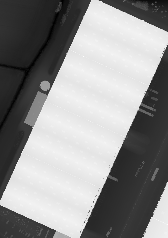
#> input picture Test.tif, 168 x 238 px, found by its file name
$ python Playing_with_cropped_image.py
#> lines starting #> are read from the running program, lines starting #| are printed output that depends on the picture
import imageio
from matplotlib import pyplot as plt
import numpy as np

# Plot cropped image in 3D <-- Method 2. See method 1 in first_test_GeoTIFF.py file
# Link: https://chris35wills.github.io/courses/PythonPackages_matplotlib/matplotlib_3d/
img = imageio.imread('/home/nemish/BeCode/BeCode_Projects/3d-houses/Test.tif')
#> img is the input picture: shape (238, 168) float32; min 16.6, max 33.6, mean 26.3

ny, nx = img.shape
#> ny = 238; nx = 168

x = np.linspace(0, 1, nx)
#> x = 168 values from 0 to 1
y = np.linspace(0, 1, ny)
#> y = 238 values from 0 to 1
xv, yv = np.meshgrid(x, y)

fig = plt.figure()
ax = fig.add_subplot(111, projection='3d')
dem3d = ax.plot_surface(xv, yv, img, cmap='winter', linewidth=0)
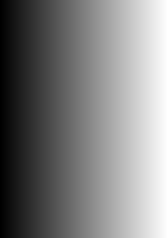
#> xv: shape (238, 168) float64; min 0, max 1, mean 0.5
plt.show()
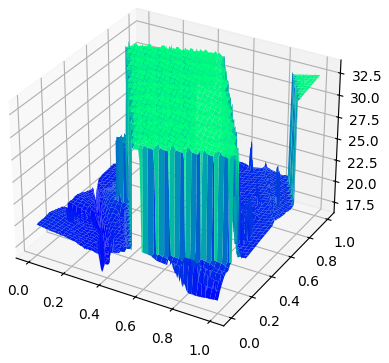
#> figure drawn by matplotlib, 1 panel
